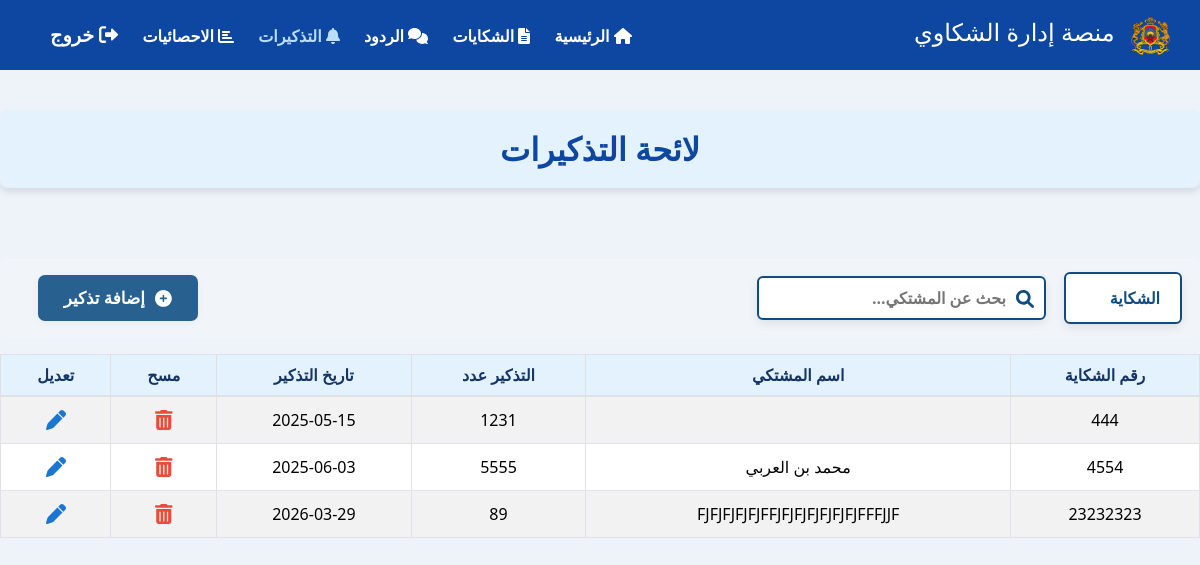
Screenshot of /rappel.php with the database file from the repository.
### tables this page shows
CREATE TABLE `rappel` (
  `numRapp` varchar(30) NOT NULL,
  `dateRapp` date NOT NULL,
  `NumReclamation` varchar(30) NOT NULL
);

CREATE TABLE `reclamation` (
  `numR` varchar(30) NOT NULL,
  `date` date NOT NULL,
  `sujet` text NOT NULL,
  `source` varchar(300) NOT NULL,
  `defendeur` varchar(200) NOT NULL,
  `region` varchar(300) NOT NULL,
  `numEnvois` varchar(100) NOT NULL,
  `dateEnvois` date NOT NULL,
  `etatRec` varchar(255) DEFAULT 'قيد المعالجة',
  `reclamant` int(11) NOT NULL,
  `chemin` varchar(300) NOT NULL
);

CREATE TABLE `reclamant` (
  `id` int(11) NOT NULL,
  `CIN` varchar(30) NOT NULL,
  `Adresse` varchar(100) NOT NULL,
  `tel` varchar(20) NOT NULL,
  `reclamant` varchar(100) DEFAULT NULL
);

### fonctions.php (called while the page is built, shortened)
<?php
$con=mysqli_connect("localhost","root","","reclamation");
 function listerRappel($nom){
	global $con;
	 if (empty($nom)) {
     $req = "select  numR ,reclamant.reclamant,numRapp ,dateRapp from rappel,reclamation,reclamant where numR=rappel.NumReclamation and id=reclamation.reclamant ";
 }
	return mysqli_query($con,$req);
 }
?>

### rappel.php (the view, shortened to what this page needs)
<!DOCTYPE html>
<html lang="ar" dir="rtl">
<?php  include_once "fonctions.php" ;
?>
<head>
    <link href="./cssTBord/bootstrap.rtl.min.css" rel="stylesheet">
    <link href="./cssTBord/all.min.css" rel="stylesheet">
</head>
<header class="topbar">
  <h3><img src="./cssTBord/R.png" alt="Logo" style="height:40px; vertical-align: middle; margin-left: 10px;"> منصة إدارة الشكاوي</h3>
  <nav>
    <a href="nouveau.php"><i class="fas fa-home"></i> الرئيسية</a>
    <a href="reclamations.php" ><i class="fas fa-file-alt"></i> الشكايات</a>
    <a href="reponses.php"  ><i class="fas fa-comments"></i> الردود</a>
    <a href="rappel.php"class="active"><i class="fas fa-bell"></i> التذكيرات</a>
	<a href="Statistics.php"><i class="fas fa-chart-bar"></i>  الاحصائيات</a>
    <a href="logout.php" class="logout"><i class="fas fa-sign-out-alt"></i> خروج</a>
  </nav>
</header>
<body>
            <div class="main-menu-title">لائحة التذكيرات</div>
    <form class="filter-bar mb-3" method="GET" style="gap: 18px;">
    <div class="form-group mb-0">
        <div class="custom-select">
            <select id="numR" name="numR" onchange="this.form.submit()" >
                <option value="" selected disabled>الشكاية</option>
                <?php
                $req="select distinct numR  from reclamation";
				$res=mysqli_query($con,$req);
                ?>
            </select>
        </div>
    </div>
    <div class="form-group mb-0" style="position:relative; min-width:220px;">
        <input
            type="text" name="reclamant" id="reclamant" class="search-input"
            placeholder="بحث عن المشتكي..."
            style="padding-right: 38px; font-weight: bold; color: #0f4c81; border: 2px solid #0f4c81; border-radius: 6px; box-shadow: 0 4px 10px rgba(0,0,0,0.08); font-size: 16px; height: 44px; width: 100%;"
        >
        <span style="position:absolute; right:12px; top:10px; color:#0f4c81; font-size:18px; pointer-events:none;">
        </span>
    </div>
    <div class="form-group mb-0 d-flex align-items-center" style="margin-right:auto; min-width:180px;">
        <a href="ajoutRappel.php" class="btn btn-ajout"
           style="background-color: #286090; color: #fff; font-weight: bold; border-radius: 7px; padding: 10px 26px; font-size: 1.05rem; box-shadow: 0 2px 8px rgba(40,96,144,0.06); border:none; transition: background 0.2s; white-space: nowrap;">
           <i class="fas fa-plus-circle" style="margin-left:6px;"></i> إضافة تذكير
        </a>
    </div>
	</form>
                <div class="table-responsive">
                    <table class="table table-bordered table-hover align-middle table-striped">
                        <thead>
                          <tr>
						<th>رقم الشكاية</th>
						<th>اسم المشتكي</th>
						<th> التذكير عدد</th>
						<th>تاريخ التذكير</th>
                            <th>مسح</th>
                            <th>تعديل</th>
                          </tr>
                        </thead>
                        <tbody>
                          <?php
						if(isset ($_GET['numR']) && !empty($_GET['numR']) ){
						$numR=$_GET['numR'];
						$req="select  numR , reclamant.reclamant,numRapp ,dateRapp from rappel,reclamation,reclamant where numR=rappel.NumReclamation and id=reclamation.reclamant and numR='$numR'";
						$res=mysqli_query($con,$req);
						}elseif (isset($_GET['reclamant']) && !empty($_GET['reclamant'])){
							$reclamant = $_GET['reclamant'];
                          	$res=listerRappel($reclamant);
						   }else{
						$reclamant="";
						$res=listerRappel($reclamant);
						   }
							if($res){
                              foreach ($res as $row) {
                              echo "<tr>";
                              echo "<td>".$row['numR']."</td>";
                              echo "<td>".$row['reclamant']."</td>";
                              echo "<td>".$row['numRapp']."</td>";
                              echo "<td>".$row['dateRapp']."</td>";
                              echo "<td><a href='rappel.php?id=".$row['numRapp']."' class='btn-action delete' title='حذف' onclick=\"return confirm('هل أنت متأكد أنك تريد حذف هذه التذكير؟');\">
							<i class='fas fa-trash-alt'></i>
							</a></td>";
                              echo "<td><a href='modifRappel.php?id=".$row['numRapp']."' class='btn-action' title='تعديل'><i class='fas fa-pen'></i></a></td>";
                              echo "</tr>";
								}}
                          ?>
                        </tbody>
                    </table>
                </div>
</body>
</html>

### rappel.php (style rules this page uses)
body { font-family: 'Segoe UI', Arial, sans-serif; background-color: #eef3fa; margin: 0; padding-top: 40px; }
.main-menu-title { font-size: 32px; color: #0d47a1; background-color: #e3f2fd; padding: 15px; margin: 70px auto; border-radius: 8px; text-align: center; box-shadow: 0 4px 6px rgba(0, 0, 0, 0.1); font-weight: bold; }
.topbar { position: fixed; top: 0; right: 0; left: 0; height: 70px; background-color: #0d47a1; color: white; display: flex; align-items: center; justify-content: space-between; padding: 0 30px; z-index: 1000; }
.topbar h3 { margin: 0; font-size: 1.5rem; }
.topbar nav a { color: white; margin-left: 20px; text-decoration: none; font-weight: bold; transition: color 0.3s; }
.topbar nav a:hover, .topbar nav a.active { color: #bbdefb; }
.logout { color: white; font-size: 1.2rem; text-decoration: none; font-weight: bold; }
.custom-select { position: relative; width: auto; }
.custom-select select { font-weight: bold; width: auto; padding: 12px 20px; font-size: 16px; color: #0f4c81; background-color: #fff; border: 2px solid #0f4c81; border-radius: 6px; appearance: none; -webkit-appearance: none; -moz-appearance: none; cursor: pointer; box-shadow: 0 4px 10px rgba(0, 0, 0, 0.08); transition: 0.3s ease-in-out; }
.table thead th { background: #e3f2fd; color: #153566; font-weight: bold; vertical-align: middle; border-bottom: 2.5px solid #dee2e6; text-align: center; }
.table tbody td { text-align: center; }
.btn-action { border: none; background: none; color: #1976d2; font-size: 1.25rem; padding: 6px 10px; transition: color 0.2s; }
.btn-action.delete { color: #e74c3c; }
.filter-bar { background: #f1f5fa; border-radius: 8px; padding: 14px 18px; margin-bottom: 25px; display: flex; gap: 18px; align-items: center; justify-content: flex-start; }

### rows the page displays
rappel: reclamation.numR "444", numRapp "1231", dateRapp "2025-05-15"
rappel: NumReclamation.numR "4554", reclamant.reclamant "محمد بن العربي", numRapp "5555", dateRapp "2025-06-03"
rappel: reclamation.numR "23232323", reclamant.reclamant "FJFJFJFJFJFFJFJFJFJFJFJFJFFFJJF", numRapp "89", dateRapp "2026-03-29"
